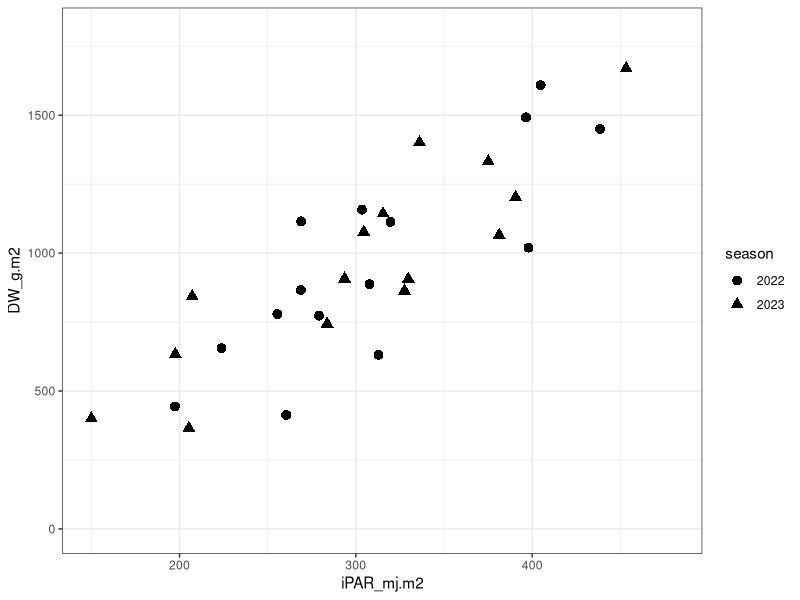

R code for this plot: (Note: this script raises an error after producing the figure.)
## ---- chunk 1
library("tidyverse")
## ---- chunk 2
df1 <- read.csv("../Data/RUE.csv") %>% 
  mutate(across(season,as.character))

## ---- chunk 3
summary(df1)
glimpse(df1)
## ---- chunk 4
df1 %>% 
  ggplot(aes(iPAR_mj.m2,DW_g.m2)) +
  geom_point(aes(shape=season),
             size=3) +
  scale_x_continuous(limits = c(150,480))+
  scale_y_continuous(limits = c(0,1800)) +
  theme_bw()
## ---- chunk 5
n = nrow(df1)

# LSE for \beta_1
b1_hat = sum((df1$iPAR_mj.m2-mean(df1$iPAR_mj.m2))*(df1$DW_g.m2-mean(df1$DW_g.m2)))/
  sum((df1$iPAR_mj.m2-mean(df1$iPAR_mj.m2))^2)

# LSE for \beta_0
b0_hat = mean(df1$DW_g.m2-b1_hat*mean(df1$iPAR_mj.m2))

# LSE for \sigma^2
sig2_hat = (sum((df1$DW_g.m2-(b0_hat+b1_hat*df1$iPAR_mj.m2))^2))/(n-2)
se_hat = sqrt(sig2_hat)

# LSE for simple linear regression model
b1_hat
b0_hat
sig2_hat

## ---- chunk 6
# se(\beta_1)
var_b1hat = sig2_hat/sum((df1$iPAR_mj.m2-mean(df1$iPAR_mj.m2))^2)
se_b1hat = sqrt(var_b1hat)

# se(\beta_1)
var_b0hat = sig2_hat*((1/n)+((mean(df1$iPAR_mj.m2)^2)/sum((df1$iPAR_mj.m2-mean(df1$iPAR_mj.m2))^2)))
se_b0hat = sqrt(var_b0hat)

se_b1hat
se_b0hat
## ---- chunk 7
# Build the t-statistic for H_0
t_star_b1 = b1_hat/se_b1hat
# Compute p-value = 2*P(t>t_star)
p_val_b1 <- 2*(1-pt(abs(t_star_b1),(n-2)))
p_val_b1
## ---- chunk 8
# Build the t-statistic for H_0
t_star_b0 = b0_hat/se_b0hat
# Compute p-value = 2*P(t>t_star)
p_val_b0 <- 2*(1-pt(abs(t_star_b0),(n-2)))
p_val_b0
## ---- chunk 9
t_star_b1
# Obtain p-value for \alpha=0.05
qt(1-(0.05/2),(n-2))

## ---- chunk 10
t_star_b0
# Obtain p-value for \alpha=0.05
qt(1-(0.05/2),(n-2))

## ---- chunk 11
SSR = sum(((b0_hat+b1_hat*df1$iPAR_mj.m2)-mean(df1$DW_g.m2))^2)
SSE = sum((df1$DW_g.m2-(b0_hat+b1_hat*df1$iPAR_mj.m2))^2)
## ---- chunk 12
MSR = SSR/1
MSE = SSE/(n-2)
## ---- chunk 13
F_star = MSR/MSE

F_star
## ---- chunk 14
p_val_Fstar = 1-pf(F_star,1,(n-2))

p_val_Fstar
## ---- chunk 15
SSR/(SSR+SSE)
## ---- chunk 16
tibble(Parameter = c("b0_hat","b1_hat","se_hat"),
       "E[.]" = c(b0_hat,b1_hat,se_hat),
       "se(.)" = c(se_b0hat,se_b1hat,NA),
       t_star = c(t_star_b0,t_star_b1,NA),
       p_value = c(p_val_b0,p_val_b1,NA)) %>% 
  mutate(across(c("E[.]","se(.)","t_star"),round,digits=3))

## ---- chunk 17
tibble(Source = c("Regression","Error","Total"),
       SS = c(SSR,SSE,(SSR+SSR)),
       df = c("1","n-2=28","n-1=29"),
       MS = c(MSR,MSE,NA),
       F_star = c(round(F_star,2),NA,NA),
       p_val_Fstar = c(p_val_Fstar,NA,NA)) #%>% 
  mutate(across(c("E[.]","se(.)","t_star"),round,digits=3))
## ---- chunk 18
lin_model <- lm(DW_g.m2~iPAR_mj.m2, data=df1)

summary(lin_model)

## ---- chunk 19
res <- residuals(lin_model)
## ---- chunk 20
# Shapiro-Wilk Normality Test
shapiro.test(res) # H0: residuals are normally distributed; do not reject H0 if p-value > 0.05
# qqplot
qqnorm(res);qqline(res)
## ---- chunk 21
# Levene test
plot(fitted(lin_model), res);abline(0,0)

plot(fitted(lin_model),rstandard(lin_model));abline(0,0)

## ---- chunk 22
df_fit <- tibble(x=seq(min(df1$iPAR_mj.m2),
             max(df1$iPAR_mj.m2),0.1),
       y = lin_model$coefficients[1]+lin_model$coefficients[2]*x)


df1 %>% 
  ggplot() +
  geom_point(aes(iPAR_mj.m2,DW_g.m2,
                 shape=season),
             size=3,
             fill = "grey95") +
  scale_shape_manual(values=c("2022"=21,
                              "2023"=25)) +
  geom_line(data = df_fit,
            aes(x,y),
            linewidth=1, 
            color = "purple") +
  scale_x_continuous(limits = c(150,480))+
  scale_y_continuous(limits = c(0,1800)) +
  theme_bw()
  

## ---- chunk 23
df2 <- read.csv("../Data/Nfer_Corn.csv") %>% 
  mutate(across(block,as.character))
## ---- chunk 24
summary(df2)
glimpse(df2)
## ---- chunk 25
df2 %>% 
  ggplot(aes(Nrate_kg.ha,GY_kg.ha)) +
  geom_point(aes(color=block),
             size=3) +
  scale_x_continuous(limits = c(0,380))+
  scale_y_continuous(limits = c(0,14000)) +
  theme_bw()
## ---- chunk 26
lin_mod <- lm(GY_kg.ha~Nrate_kg.ha, data = df2)
quad_mod <- lm(GY_kg.ha~Nrate_kg.ha+I(Nrate_kg.ha^2), data = df2)

summary(quad_mod)

anova(lin_mod,quad_mod)

## ---- chunk 27
contrasts()
## ---- chunk 28
res <- residuals(quad_mod)
## ---- chunk 29
# Shapiro-Wilk Normality Test
shapiro.test(res) # H0: residuals are normally distributed; do not reject H0 if p-value > 0.05
# qqplot
qqnorm(res);qqline(res)
## ---- chunk 30
# Levene test
plot(fitted(quad_mod), res);abline(0,0)

plot(fitted(quad_mod),rstandard(quad_mod));abline(0,0)

## ---- chunk 31
df_fit <- tibble(x=seq(min(df2$Nrate_kg.ha),
             max(df2$Nrate_kg.ha),10),
       y = quad_mod$coefficients[1]+quad_mod$coefficients[2]*x+quad_mod$coefficients[3]*(x^2))



df2 %>% 
  ggplot(aes(Nrate_kg.ha,GY_kg.ha)) +
  geom_point(aes(fill=block),
             size=3,
             shape = 21,
             alpha = 0.8) +
  geom_line(data = df_fit,
            aes(x,y),
            linewidth=1, 
            color = "purple") +
  scale_x_continuous(limits = c(0,380))+
  scale_y_continuous(limits = c(0,14000)) +
  theme_bw()
